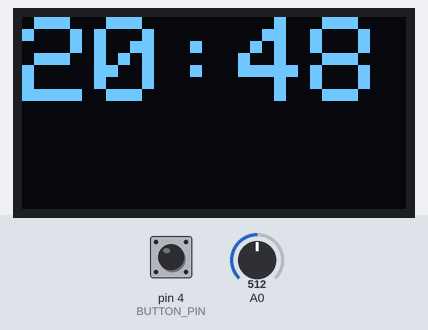
Recording of a sketch running on a simulated Arduino Uno, built with avr-gcc and run on an emulated ATmega328P. On the bench: 128×64 one-colour display. The test bench sets the inputs (shaded band); at power-on: pin 4 (BUTTON_PIN) HIGH, A0 = 512. The display library's start-up logo is not drawn; what the sketch prints to the serial monitor is not drawn.

Above: at 3.5 s.
3.6 s: pin 4 (BUTTON_PIN) pulled LOW for 0.15 s
At 4.7 s:
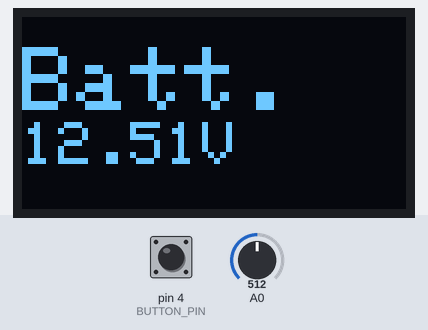
5.2 s: A0 set to 716
At 6.4 s:
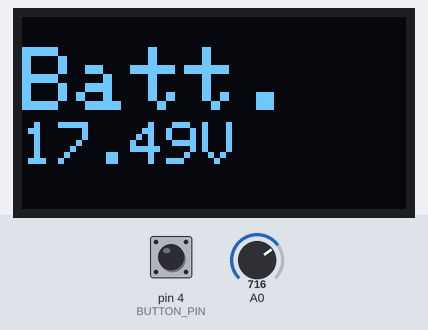
6.7 s: A0 set to 900
At 7.2 s:
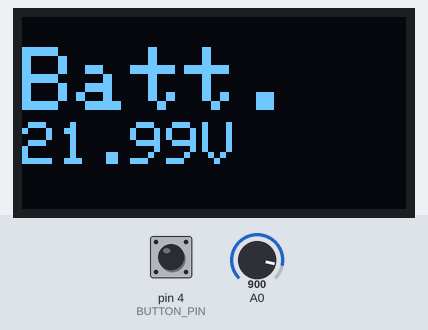
8.2 s: pin 4 (BUTTON_PIN) pulled LOW for 1 s
At 9.1 s:
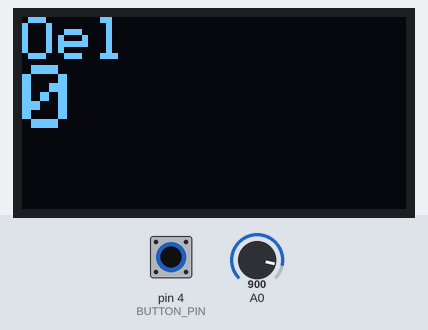
10.7 s: pin 4 (BUTTON_PIN) pulled LOW for 0.15 s
At 11.3 s:
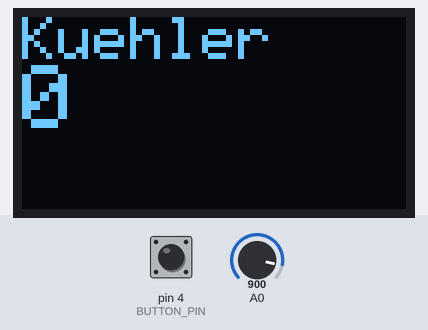
12.3 s: pin 4 (BUTTON_PIN) pulled LOW for 3.2 s
At 13.5 s:
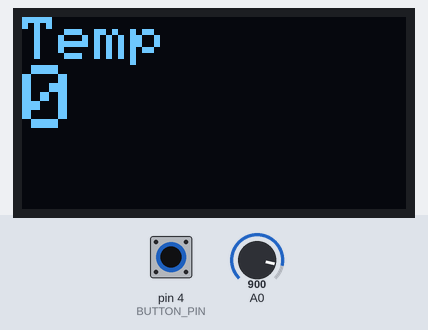
Timing chart, 0 to 15.3 s (numbered marks = the images above; inputs shaded):
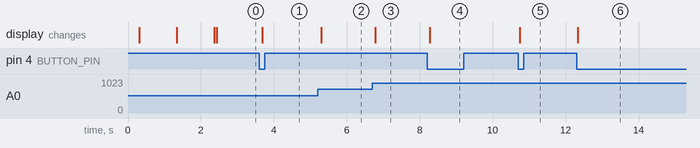

The sketch:

Arduino_Script.ino
```cpp
#include <SPI.h>
#include <Wire.h>
#include <Adafruit_GFX.h>
#include <Adafruit_SH110X.h>

#define BUTTON_PIN 4
int buttonPin = 4;
int initial = 0;
int oldstate = 0;
int buttonstate = 0;

int displaystate = 99;
int displaychange = 0;
int curdisplaypage = 0;

int offset = 20;// set the correction offset value


/* Uncomment the initialize the I2C address , uncomment only one, If you get a totally blank screen try the other*/
#define i2c_Address 0x3c //initialize with the I2C addr 0x3C Typically eBay OLED's
//#define i2c_Address 0x3d //initialize with the I2C addr 0x3D Typically Adafruit OLED's

#define SCREEN_WIDTH 128 // OLED display width, in pixels
#define SCREEN_HEIGHT 64 // OLED display height, in pixels
#define OLED_RESET -1   //   QT-PY / XIAO
Adafruit_SH1106G display = Adafruit_SH1106G(SCREEN_WIDTH, SCREEN_HEIGHT, &Wire, OLED_RESET);


#define NUMFLAKES 10
#define XPOS 0
#define YPOS 1
#define DELTAY 2


#define LOGO16_GLCD_HEIGHT 16
#define LOGO16_GLCD_WIDTH  16
static const unsigned char PROGMEM logo16_glcd_bmp[] =
{ B00000000, B11000000,
  B00000001, B11000000,
  B00000001, B11000000,
  B00000011, B11100000,
  B11110011, B11100000,
  B11111110, B11111000,
  B01111110, B11111111,
  B00110011, B10011111,
  B00011111, B11111100,
  B00001101, B01110000,
  B00011011, B10100000,
  B00111111, B11100000,
  B00111111, B11110000,
  B01111100, B11110000,
  B01110000, B01110000,
  B00000000, B00110000
};


void setup()   {

  Serial.begin(9600);

  pinMode(BUTTON_PIN, INPUT_PULLUP);

  // Show image buffer on the display hardware.
  // Since the buffer is intialized with an Adafruit splashscreen
  // internally, this will display the splashscreen.

  delay(250); // wait for the OLED to power up
  display.begin(i2c_Address, true); // Address 0x3C default
 //display.setContrast (0); // dim display

  display.display();
  delay(1000);

  // Clear the buffer.
  display.clearDisplay();


  // text display tests
  display.setTextSize(1);
  display.setTextColor(SH110X_WHITE);
  display.setCursor(0, 0);
  display.println("Loading..");
  display.display();
  //display.setTextColor(SH110X_BLACK, SH110X_WHITE); // 'inverted' text
  //display.println(3.141592);
  //display.setTextSize(2);
  //display.setTextColor(SH110X_WHITE);
  //display.print("0x"); display.println(0xDEADBEEF, HEX);

  delay(1000);
  display.clearDisplay();
  display.display();


}


void loop() {

  buttonstate = digitalRead(buttonPin);
  if (buttonstate == HIGH)
  {
      delay (50);
      buttonstate = digitalRead(buttonPin);
      if (buttonstate == LOW)
      initial = oldstate + 1;
    }
  else
  {
    delay(100);
    displaystate = 99;
  }


  switch (initial)
  {
    case 0:
    show_info(0);
      displaystate = 0;
    oldstate = initial;
    break;
    case 1:
      displaystate = 1;
    show_info(1);
    oldstate = initial;
    break;
    case 2:
      displaystate = 2;
    show_info(2);
    oldstate = initial;
    break;
    case 3:
      displaystate = 3;
    show_info(3);
    oldstate = initial;
    break;
    case 4:
    show_info(4);
      displaystate = 4;
    oldstate = initial;
    break;
    default:
      displaystate = 0;
    show_info(0);
    oldstate = 0;
    break;
  }

  //Serial.println(displaystate);
  Serial.println(curdisplaypage);
  //Serial.println(initial);
}

void show_info(int displayPage) {
  //if (displaystate != curdisplaypage)
  //{
    if (displayPage == 0)
    {
      display.clearDisplay();
      //display.setTextColor(SH110X_WHITE);
      display.setTextSize(4);
      display.setCursor(0, 0);
      display.println("20:48");
      display.display();

    curdisplaypage = 0;
    }
    else if (displayPage == 1)
    {
      //displaystate = 0;
      int volt = analogRead(A0);// read the input
      double voltage = map(volt, 0, 1023, 0, 2500) ; // map 0-1023 to 0-2500 and add correction offset

      voltage /= 100; // divide by 100 to get the decimal values

      display.setCursor(0, 10);
      display.setTextSize(3);
      display.clearDisplay();
      display.print("Batt. ");
      display.setTextSize(2);
      display.setCursor(0, 35);
      display.print(voltage);
      display.print(" ");
      display.setTextSize(2);
      display.setCursor(60, 35);
      display.print("V");
      display.display();

      //delay(20);

      curdisplaypage = 1;
    }
    else if (displayPage == 2)
    {
      display.clearDisplay();
      //display.setTextColor(SH110X_WHITE);
      display.setTextSize(2);
      display.setCursor(0, 0);
      display.println("Oel");
      display.setTextSize(3);
      display.println("0");
      display.display();

      curdisplaypage = 2;
    }
    else if (displayPage == 3)
    {
      display.clearDisplay();
      //display.setTextColor(SH110X_WHITE);
      display.setTextSize(2);
      display.setCursor(0, 0);
      display.println("Kuehler");
      display.setTextSize(3);
      display.println("0");
      display.display();

      curdisplaypage = 3;
    }
    else if (displayPage == 4)
    {
      display.clearDisplay();
      //display.setTextColor(SH110X_WHITE);
      display.setTextSize(2);
      display.setCursor(0, 0);
      display.println("Temp");
      display.setTextSize(3);
      display.println("0");
      display.display();

      curdisplaypage = 4;
    }
  //}
  //else
  //{
    //nothing Todo
  //}
}
```

Measured:
- after the input at 3.6 s, the display: changes after 0.08 s (image 1)
- after the input at 5.2 s, the display: changes after 0.09 s (image 2)
- after the input at 6.7 s, the display: changes after 0.08 s (image 3)
- after the input at 8.2 s, the display: changes after 0.07 s (image 4)
- after the input at 10.7 s, the display: changes at once (image 5)
- after the input at 12.3 s, the display: changes at once (image 6)
